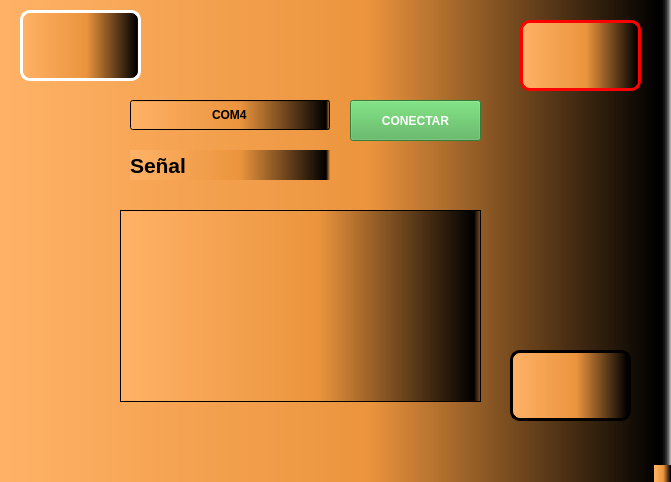
<?xml version="1.0" encoding="UTF-8"?>
<ui version="4.0">
 <class>MainWindow</class>
 <widget class="QMainWindow" name="MainWindow">
  <property name="geometry">
   <rect>
    <x>0</x>
    <y>0</y>
    <width>671</width>
    <height>482</height>
   </rect>
  </property>
  <property name="windowTitle">
   <string>MainWindow</string>
  </property>
  <property name="styleSheet">
   <string notr="true">background-color: qlineargradient(spread:pad, x1:0, y1:0, x2:1, y2:0, stop:0 rgba(255, 178, 102, 255), stop:0.55 rgba(235, 148, 61, 255), stop:0.98 rgba(0, 0, 0, 255), stop:1 rgba(0, 0, 0, 0));</string>
  </property>
  <widget class="QWidget" name="centralwidget">
   <widget class="QLabel" name="label">
    <property name="geometry">
     <rect>
      <x>20</x>
      <y>10</y>
      <width>121</width>
      <height>71</height>
     </rect>
    </property>
    <property name="styleSheet">
     <string notr="true">border: 3px solid white;
border-radius: 10px;

</string>
    </property>
    <property name="text">
     <string/>
    </property>
    <property name="pixmap">
     <pixmap resource="../../recursos.qrc">:/Logos/Imagenes/logo uat.jpg</pixmap>
    </property>
    <property name="scaledContents">
     <bool>true</bool>
    </property>
   </widget>
   <widget class="QLabel" name="label_4">
    <property name="geometry">
     <rect>
      <x>520</x>
      <y>20</y>
      <width>121</width>
      <height>71</height>
     </rect>
    </property>
    <property name="styleSheet">
     <string notr="true">border: 3px solid red;
border-radius: 10px;

</string>
    </property>
    <property name="text">
     <string/>
    </property>
    <property name="pixmap">
     <pixmap resource="../../recursos.qrc">:/Logos/Imagenes/logo fians.jpg</pixmap>
    </property>
    <property name="scaledContents">
     <bool>true</bool>
    </property>
   </widget>
   <widget class="QLabel" name="label_5">
    <property name="geometry">
     <rect>
      <x>510</x>
      <y>350</y>
      <width>121</width>
      <height>71</height>
     </rect>
    </property>
    <property name="styleSheet">
     <string notr="true">border: 3px solid black;
border-radius: 10px;

</string>
    </property>
    <property name="text">
     <string/>
    </property>
    <property name="pixmap">
     <pixmap resource="../../recursos.qrc">:/Logos/Imagenes/equipo.jpeg</pixmap>
    </property>
    <property name="scaledContents">
     <bool>true</bool>
    </property>
   </widget>
   <widget class="QPushButton" name="btn_accion">
    <property name="geometry">
     <rect>
      <x>350</x>
      <y>100</y>
      <width>131</width>
      <height>41</height>
     </rect>
    </property>
    <property name="font">
     <font>
      <weight>75</weight>
      <bold>true</bold>
     </font>
    </property>
    <property name="styleSheet">
     <string notr="true">background-color: #4CAF50; /* Green */
color: white; /* White text */</string>
    </property>
    <property name="text">
     <string>CONECTAR</string>
    </property>
   </widget>
   <widget class="QLabel" name="txt_estado">
    <property name="geometry">
     <rect>
      <x>130</x>
      <y>150</y>
      <width>200</width>
      <height>30</height>
     </rect>
    </property>
    <property name="font">
     <font>
      <pointsize>16</pointsize>
      <weight>75</weight>
      <bold>true</bold>
     </font>
    </property>
    <property name="text">
     <string>Señal</string>
    </property>
   </widget>
   <widget class="QLineEdit" name="txt_com">
    <property name="geometry">
     <rect>
      <x>130</x>
      <y>100</y>
      <width>200</width>
      <height>30</height>
     </rect>
    </property>
    <property name="font">
     <font>
      <weight>75</weight>
      <bold>true</bold>
     </font>
    </property>
    <property name="text">
     <string>COM4</string>
    </property>
    <property name="alignment">
     <set>Qt::AlignCenter</set>
    </property>
   </widget>
   <widget class="QListView" name="datos">
    <property name="geometry">
     <rect>
      <x>120</x>
      <y>210</y>
      <width>361</width>
      <height>192</height>
     </rect>
    </property>
    <property name="font">
     <font>
      <family>Segoe UI Black</family>
      <pointsize>14</pointsize>
      <weight>75</weight>
      <bold>true</bold>
     </font>
    </property>
   </widget>
  </widget>
  <widget class="QMenuBar" name="menubar">
   <property name="geometry">
    <rect>
     <x>0</x>
     <y>0</y>
     <width>671</width>
     <height>18</height>
    </rect>
   </property>
  </widget>
  <widget class="QStatusBar" name="statusbar"/>
 </widget>
 <resources>
  <include location="../../recursos.qrc"/>
 </resources>
 <connections/>
</ui>
